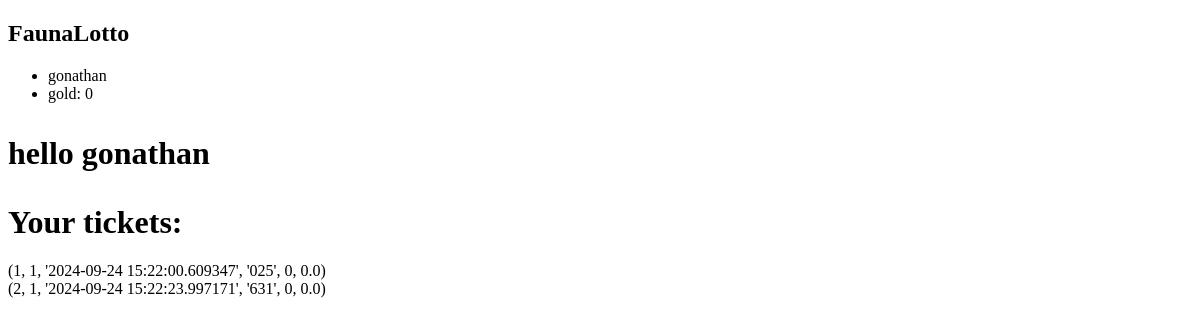
Page /user (signed in) on the earlier database version.
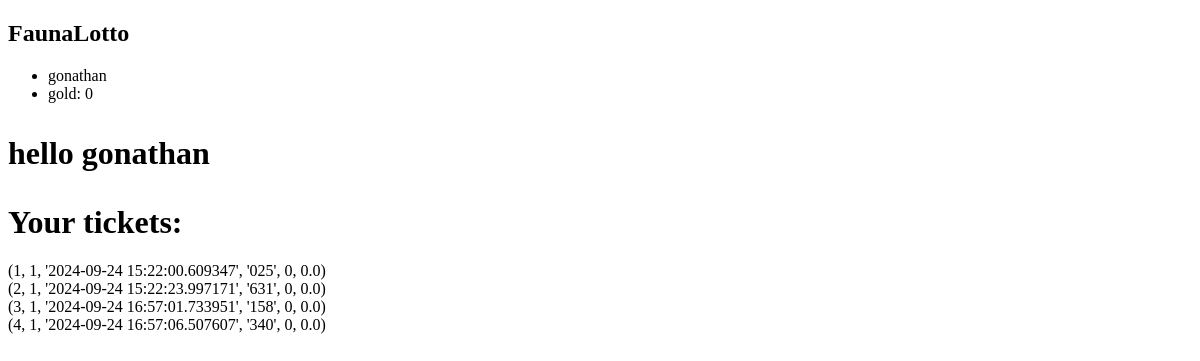
Same page on the later database version.
### tables this page shows
CREATE TABLE user (
   id INTEGER PRIMARY KEY AUTOINCREMENT,
   username TEXT UNIQUE NOT NULL,
   password TEXT NOT NULL,
   gold INTEGER DEFAULT 0
);

CREATE TABLE ticket (
   ticket_id INTEGER PRIMARY KEY AUTOINCREMENT,
   user_id INTEGER NOT NULL,
   date_obtained TEXT NOT NULL,
   numbers TEXT NOT NULL,
   redeemed INTEGER DEFAULT 0,
   winnings REAL DEFAULT 0
);

### whopper/user.py (the view)
@user_bp.route('/user', methods=('GET', 'POST'))
def user():
    db = get_db()
    try:
        user_tickets = db.execute(
            'SELECT * FROM ticket WHERE user_id = ?', (str(g.user[0]))
        ).fetchall()
    except:
        return 'uh oh something happened'
    print(user_tickets)
    if request.method == 'POST':
        error = None
        if error is None:
            return ''
        print(error)
        flash(error)
    return render_template('user.html', user_tickets = user_tickets)

### whopper/auth.py (called while the page is built)
@auth_bp.before_app_request
def load_logged_in_user():
    user_id = session.get('user_id')
    if user_id is None:
        g.user = None
    else:
        g.user = get_db().execute(
            'SELECT * FROM user WHERE id = ?', (user_id,)
        ).fetchone()

### whopper/db.py (called while the page is built)
def get_db():
    if 'db' not in g:
        g.db = sqlite3.connect('fries.db')
    return g.db

### whopper/templates/user.html (shortened to what this page needs)
{% extends 'base.html' %}
{% block header %}<p>hello {{ g.user[1] }}<p>{% endblock %}
{% block content %}
	<h1>Your tickets:</h1>
	{% for ticket in user_tickets %}
		{{ ticket }}
		<br>
	{% endfor %}
{% endblock %}

### whopper/templates/base.html (shortened to what this page needs)
<!DOCTYPE html>
<html lang="en">
<head>
</head>
<body>
    <nav>
        <h1>FaunaLotto</h1>
        <ul>
        {% if g.user %}
            <li>{{ g.user[1] }}</li>
            <li>gold: {{ g.user[3] }}</li>
        {% else %}
            <li><a href="{{ url_for('auth.register') }}">Register</a></li>
            <li><a href="{{ url_for('auth.login') }}">Login</a></li>
        {% endif %}
        </ul>
    </nav>
    <h1>{% block header %}{% endblock %}</h1>
    <div>
        {% block content %}{% endblock %}
    </div>
</body>
</html>

Differences in the rows shown:
added ticket: ticket "(3, 1, '2024-09-24 16:57:01.733951', '158', 0, 0.0)"
added ticket: ticket "(4, 1, '2024-09-24 16:57:06.507607', '340', 0, 0.0)"
